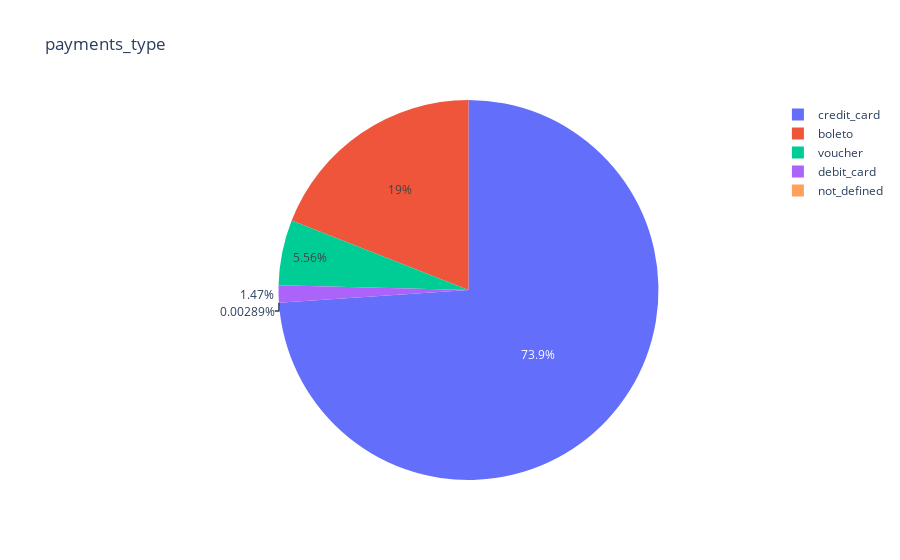

The cell this chart's notebook holds for it:
### Code cell
fig = px.pie(payments_type, values='count', names='type', title='payments_type')
fig.show()

### Figure 1 — Plotly figure (JSON) as saved in the notebook; plotly's stock layout.template omitted (floating-point values rounded to 4 significant figures)
{"data": [{"domain": {"x": [0, 1], "y": [0, 1]}, "hovertemplate": "type=%{label}<br>count=%{value}<extra></extra>", "labels": ["credit_card", "boleto", "voucher", "debit_card", "not_defined"], "legendgroup": "", "name": "", "showlegend": true, "type": "pie", "values": [76795, 19784, 5775, 1529, 3]}], "layout": {"legend": {"tracegroupgap": 0}, "title": {"text": "payments_type"}}}
